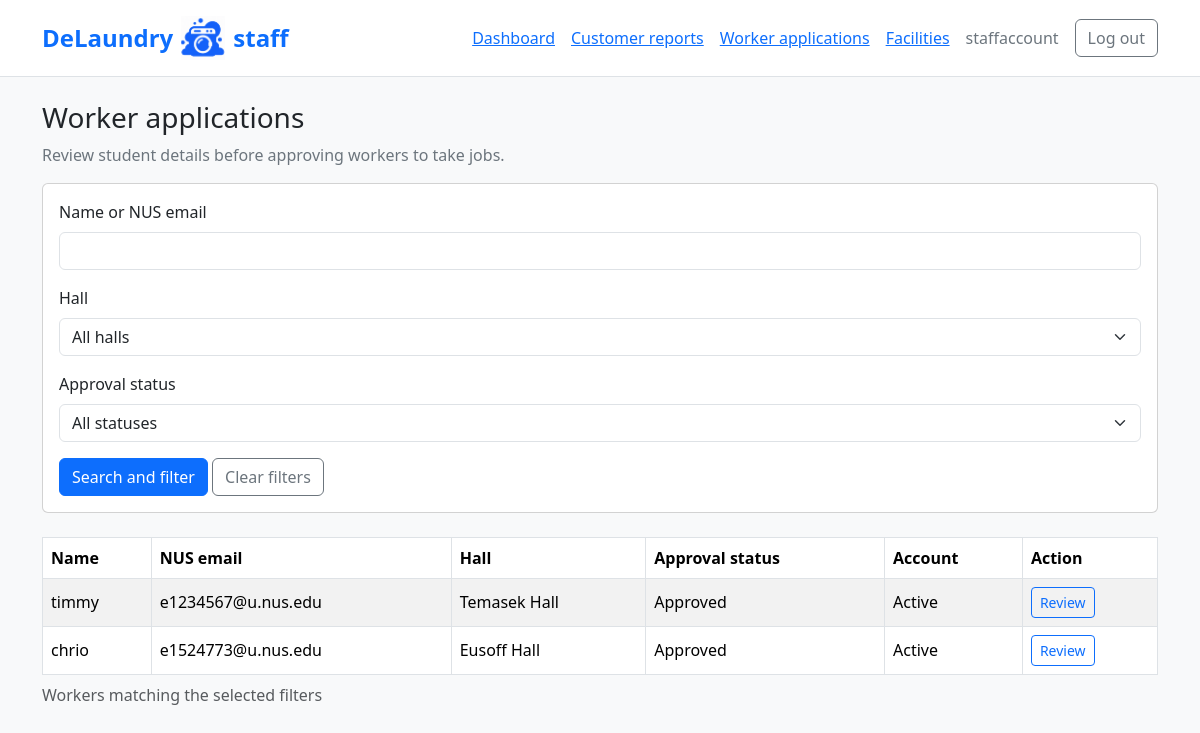
/adminpanel/workers/ (signed in), run on the app's committed database.
### accounts/models.py (models this page shows, shortened)
class User(AbstractUser):
  id = models.AutoField(primary_key=True)
  email = models.EmailField(unique=True)
  name = models.CharField(max_length=120)
  role = models.CharField(max_length=120, choices=[('customer', 'Customer'), ('worker', 'Worker')])

class WorkerProfile(models.Model):
  user = models.OneToOneField(User, on_delete=models.CASCADE)
  residence = models.ForeignKey('facilities.Residence', on_delete=models.PROTECT)
  id = models.AutoField(primary_key=True)
  is_available = models.BooleanField(default=True)
  approval_status = models.CharField(
    max_length=10,
    choices=[
        ("pending", "Pending"),
        ("approved", "Approved"),
        ("suspended", "Suspended"),
    ],
    default="pending",
  )

### facilities/models.py (models this page shows)
class Residence(models.Model):
  id = models.AutoField(primary_key=True)
  name = models.CharField(
    max_length=120,
    unique=True,
    choices=[
      ('eusoff', 'Eusoff Hall'),
      ('kentridge', 'Kent Ridge Hall'),
      ('kingedward', 'King Edward VII Hall'),
      ('raffles', 'Raffles Hall'),
      ('sheares', 'Sheares Hall'),
      ('temasek', 'Temasek Hall')
  ])
  is_active = models.BooleanField(default=True) # just for admin control
  def __str__(self):
    return self.get_name_display()

### adminpanel/views.py (the view)
# urls.py: path("workers/", views.worker_list, name="worker_list"),
@login_required(login_url="adminpanel:login")
def worker_list(request):
  if not request.user.is_active or not request.user.is_staff:
    return HttpResponseForbidden("This page is for active staff accounts only.")
  form = WorkerFilterForm(request.GET)
  workers = WorkerProfile.objects.select_related("user", "residence").filter(user__role="worker")
  if form.is_valid():
    search = form.cleaned_data["search"]
    residence = form.cleaned_data["residence"]
    approval_status = form.cleaned_data["approval_status"]
    if search:
      workers = workers.filter(Q(user__name__icontains=search) | Q(user__email__icontains=search))
    if residence:
      workers = workers.filter(residence=residence)
    if approval_status:
      workers = workers.filter(approval_status=approval_status)
  else:
    workers = workers.none()
  workers = workers.order_by("-user__date_joined", "pk")
  return render(request, "adminpanel/worker_list.html", {"form": form, "workers": workers})

### adminpanel/forms.py
class WorkerFilterForm(forms.Form):
  search = forms.CharField(
    label="Name or NUS email",
    max_length=150,
    required=False,
    widget=forms.TextInput(attrs={"class": "form-control"}),
  )
  residence = forms.ModelChoiceField(
    label="Hall",
    queryset=Residence.objects.all().order_by("name"),
    empty_label="All halls",
    required=False,
    widget=forms.Select(attrs={"class": "form-select"}),
  )
  approval_status = forms.ChoiceField(
    label="Approval status",
    choices=[
      ("", "All statuses"),
      ("pending", "Pending"),
      ("approved", "Approved"),
      ("suspended", "Suspended"),
    ],
    required=False,
    widget=forms.Select(attrs={"class": "form-select"}),
  )

### bookings/context_processors.py (called while the page is built)
def demo_clock(request):
  if not getattr(settings, "DEMO_MODE", False):
    return {}
  return {"demo_time": clock.localtime(), "demo_session": settings.DEMO_SESSION}

### adminpanel/templates/adminpanel/worker_list.html (shortened to what this page needs)
{% extends "adminpanel/base.html" %}
{% block content %}
  <h1 class="h3">Worker applications</h1>
  <p class="text-secondary">Review student details before approving workers to take jobs.</p>
  <div class="card mb-4">
    <div class="card-body">
      <form method="get" action="{% url 'adminpanel:worker_list' %}">
        {% include "adminpanel/form_fields.html" %}
        <button class="btn btn-primary" type="submit">Search and filter</button>
        <a class="btn btn-outline-secondary" href="{% url 'adminpanel:worker_list' %}">Clear filters</a>
      </form>
    </div>
  </div>
  <div class="table-responsive">
    <table class="table table-striped table-bordered align-middle">
      <caption>Workers matching the selected filters</caption>
      <thead>
        <tr>
          <th scope="col">Name</th>
          <th scope="col">NUS email</th>
          <th scope="col">Hall</th>
          <th scope="col">Approval status</th>
          <th scope="col">Account</th>
          <th scope="col">Action</th>
        </tr>
      </thead>
      <tbody>
        {% for worker in workers %}
          <tr>
            <td>{{ worker.user.name }}</td>
            <td>{{ worker.user.email }}</td>
            <td>{{ worker.residence }}</td>
            <td>{{ worker.get_approval_status_display }}</td>
            <td>{{ worker.user.is_active|yesno:"Active,Inactive" }}</td>
            <td><a class="btn btn-sm btn-outline-primary" href="{% url 'adminpanel:worker_review' worker.pk %}" aria-label="Review {{ worker.user.name }}">Review</a></td>
          </tr>
        {% empty %}
          <tr><td colspan="6">No workers found. Check the filters above.</td></tr>
        {% endfor %}
      </tbody>
    </table>
  </div>
{% endblock %}

### adminpanel/templates/adminpanel/base.html (shortened to what this page needs)
<!DOCTYPE html>
<html lang="en">
  <head>
    <link href="https://cdn.jsdelivr.net/npm/bootstrap@5.3.8/dist/css/bootstrap.min.css" rel="stylesheet"
>
  </head>
  <body class="bg-light">
    <header class="bg-white border-bottom">
      <nav class="container py-3 d-flex flex-wrap align-items-center gap-3" aria-label="Staff navigation">
        <a class="fs-4 fw-bold text-decoration-none me-auto d-inline-flex align-items-center gap-2" href="{% url 'adminpanel:dashboard' %}">{% include "bookings/brand.html" %}<span>staff</span></a>
        {% if user.is_authenticated and user.is_staff and user.is_active %}
          <a href="{% url 'adminpanel:dashboard' %}">Dashboard</a>
          <a href="{% url 'adminpanel:report_list' %}">Customer reports</a>
          <a href="{% url 'adminpanel:worker_list' %}">Worker applications</a>
          <a href="{% url 'facilities:list' %}">Facilities</a>
          <span class="text-secondary">{{ user.username }}</span>
          <form method="post" action="{% url 'adminpanel:logout' %}">
            <button class="btn btn-outline-secondary" type="submit">Log out</button>
          </form>
        {% else %}
          <a href="{% url 'adminpanel:login' %}">Staff login</a>
          <a href="{% url 'accounts:worker_login' %}">Worker login</a>
          <a href="{% url 'accounts:login' %}">Customer login</a>
        {% endif %}
      </nav>
    </header>
    <main class="container py-4">
      {% block content %}{% endblock %}
    </main>
  </body>
</html>

### data on the page
User: username "staffaccount"
WorkerProfile: user.name "timmy", user.email "e1234567@u.nus.edu", residence "Temasek Hall", approval_status "Approved", user.is_active "Active"
WorkerProfile: user.name "chrio", user.email "e1524773@u.nus.edu", residence "Eusoff Hall", approval_status "Approved", user.is_active "Active"

### other printed values
{{ field.label }} "Name or NUS email" "Hall" "Approval status"
